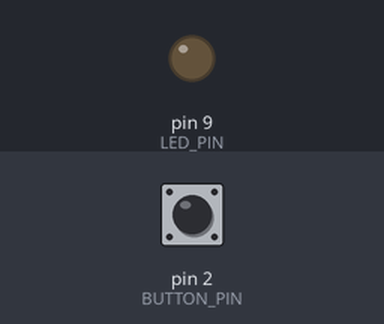
This sketch was run on a simulated Arduino Uno, built with avr-gcc and run on an emulated ATmega328P. Parts: output pins drawn as LEDs (lit = HIGH). The test bench sets the inputs (shaded band); at power-on: pin 2 (BUTTON_PIN) HIGH.

Above: at 3.1 s.
3.2 s: pin 2 (BUTTON_PIN) pulled LOW for 3.2 s
At 6.69 s:
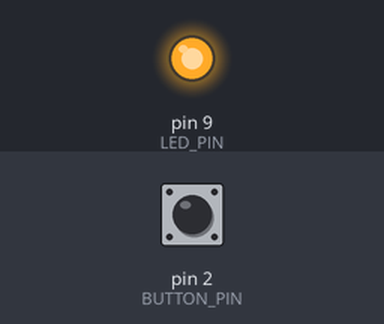
Timing chart, 0 to 13.9 s (numbered marks = the images above; inputs shaded):
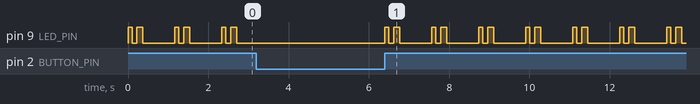

Measured:
- by itself, pin 9 (LED_PIN): repeats every 1.2 s: LOW 0.12 s, HIGH 0.15 s, LOW 0.80 s, HIGH 0.10 s

The sketch:

03-button-heartbeat.ino
```cpp
const int LED_PIN = 9;
const int BUTTON_PIN = 2;

void setup() {
  pinMode(LED_PIN, OUTPUT);
  pinMode(BUTTON_PIN, INPUT_PULLUP);
}

void loop() {
  if (digitalRead(BUTTON_PIN) == HIGH) {
    digitalWrite(LED_PIN, HIGH);
    delay(100);
    digitalWrite(LED_PIN, LOW);
    delay(120);
    digitalWrite(LED_PIN, HIGH);
    delay(150);
    digitalWrite(LED_PIN, LOW);
    delay(800);
  }
}
```
